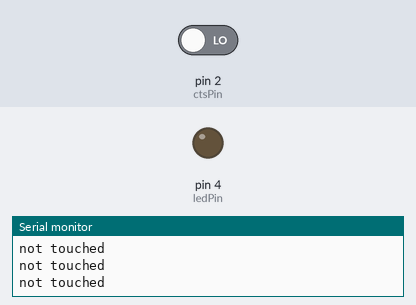
This sketch was run on a simulated Arduino Uno, built with avr-gcc and run on an emulated ATmega328P. On the bench: output pins drawn as LEDs (lit = HIGH), the last lines printed to the serial monitor. Inputs (shaded band) come from the test bench; at power-on: pin 2 (ctsPin) LOW.

Above: at 1.8 s.
1.9 s: pin 2 (ctsPin) driven HIGH
At 2.5 s:
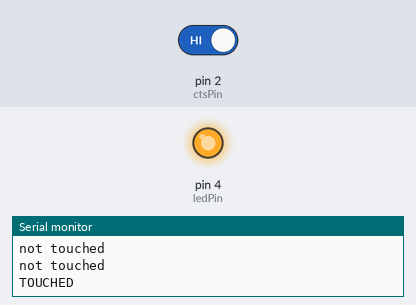
3.5 s: pin 2 (ctsPin) driven LOW
At 4.9 s:
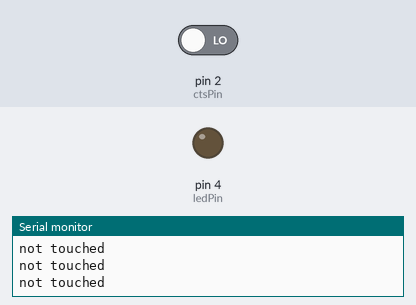
Timing chart, 0 to 6.5 s (numbered marks = the images above; inputs shaded):
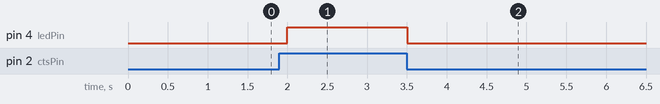

Measured:
- after the input at 1.9 s, pin 4 (ledPin): LOW → HIGH after 0.10 s
- after the input at 3.5 s, pin 4 (ledPin): HIGH → LOW at once

The sketch:

dotyko.ino
```cpp
// Capacitive Touch Sensor Tutorial

// When Sig Output is high, touch sensor is being pressed
#define ctsPin 2 // Pin for capactitive touch sensor

int ledPin =4 ; // pin for the LED

void setup() {
  Serial.begin(9600);
  pinMode(ledPin, OUTPUT);
  pinMode(ctsPin, INPUT);
}

void loop() {
  int ctsValue = digitalRead(ctsPin);
  if (ctsValue == HIGH){
    digitalWrite(ledPin, HIGH);
    Serial.println("TOUCHED");
  }
  else{
    digitalWrite(ledPin,LOW);
    Serial.println("not touched");
  }
  delay(500);

}
```
